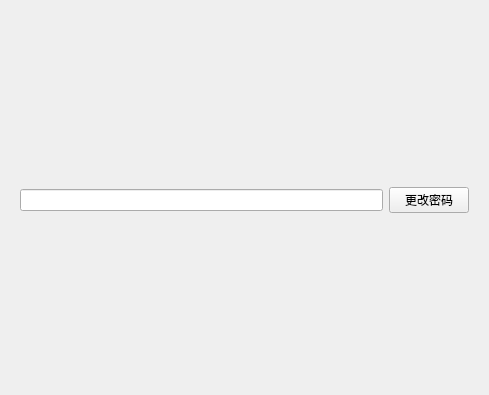
<?xml version="1.0" encoding="UTF-8"?>
<ui version="4.0">
 <class>SystemManagementWidget</class>
 <widget class="QWidget" name="SystemManagementWidget">
  <property name="geometry">
   <rect>
    <x>0</x>
    <y>0</y>
    <width>489</width>
    <height>395</height>
   </rect>
  </property>
  <property name="windowTitle">
   <string>Form</string>
  </property>
  <layout class="QVBoxLayout" name="verticalLayout">
   <item>
    <widget class="QWidget" name="loginWidget" native="true"/>
   </item>
   <item>
    <widget class="QWidget" name="informationWidget" native="true">
     <property name="sizePolicy">
      <sizepolicy hsizetype="Expanding" vsizetype="Expanding">
       <horstretch>0</horstretch>
       <verstretch>0</verstretch>
      </sizepolicy>
     </property>
     <layout class="QVBoxLayout" name="verticalLayout_2">
      <item>
       <layout class="QHBoxLayout" name="horizontalLayout">
        <item>
         <widget class="QLineEdit" name="lineEdit"/>
        </item>
        <item>
         <widget class="QPushButton" name="pushButton">
          <property name="text">
           <string>更改密码</string>
          </property>
         </widget>
        </item>
       </layout>
      </item>
     </layout>
    </widget>
   </item>
  </layout>
 </widget>
 <resources/>
 <connections/>
</ui>
